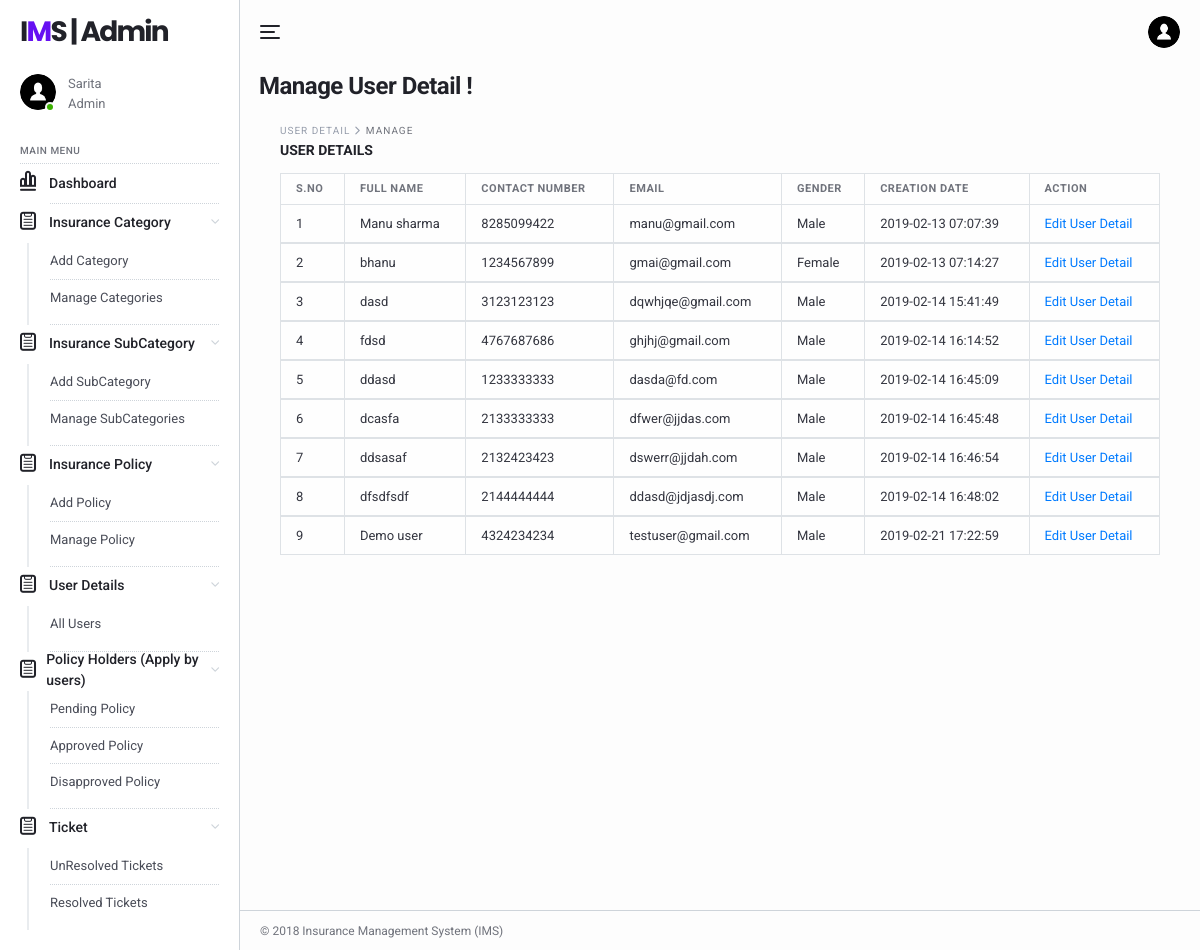
The app's page /ims/admin/user-detail.php (signed in) with its own data.
### tables this page shows
CREATE TABLE `tblimsadmin` (
  `ID` int(11) NOT NULL,
  `AdminName` varchar(120) DEFAULT NULL,
  `AdminUsername` varchar(45) DEFAULT NULL,
  `Password` varchar(45) DEFAULT NULL,
  `AdminRegdate` timestamp NULL DEFAULT CURRENT_TIMESTAMP
);

CREATE TABLE `tbluser` (
  `ID` int(11) NOT NULL,
  `FullName` varchar(120) DEFAULT NULL,
  `ContactNo` bigint(10) DEFAULT NULL,
  `Email` varchar(120) DEFAULT NULL,
  `Gender` enum('Male','Female') DEFAULT NULL,
  `Password` varchar(120) DEFAULT NULL,
  `CreationDate` timestamp NOT NULL DEFAULT CURRENT_TIMESTAMP
);

### ims/admin/user-detail.php (the view, shortened to what this page needs)
<?php
include('includes/dbconnection.php');
if (strlen($_SESSION['aid']==0)) {
  header('location:logout.php');
  } else{
?>
<!DOCTYPE html>
<html lang="en">
  <head>
    <link href="../lib/fontawesome-free/css/all.min.css" rel="stylesheet">
    <link href="../lib/ionicons/css/ionicons.min.css" rel="stylesheet">
    <link href="../lib/typicons.font/typicons.css" rel="stylesheet">
    <link href="../lib/morris.js/morris.css" rel="stylesheet">
    <link href="../lib/flag-icon-css/css/flag-icon.min.css" rel="stylesheet">
    <link href="../lib/jqvmap/jqvmap.min.css" rel="stylesheet">
    <link rel="stylesheet" href="../css/azia.css">
  </head>
  <body class="az-body az-body-sidebar">
<?php include_once('includes/sidebar.php');?>
    <div class="az-content az-content-dashboard-two">
<?php include_once('includes/header.php');?>
      <div class="az-content-header d-block d-md-flex">
        <div>
          <h2 class="az-content-title mg-b-5 mg-b-lg-8">Manage User Detail !</h2>
        </div>
      </div>
      <div class="az-content-body">
     <div class="az-content">
      <div class="container">
        <div class="az-content-body">
          <div class="az-content-breadcrumb">
            <span>User Detail </span>
            <span>Manage</span>
          </div>
          <div class="az-content-label mg-b-5">User Details</div>
          <div class="table-responsive">
            <table class="table table-bordered mg-b-0">
              <thead>
                <tr>
                  <th>S.NO</th>
                  <th>Full Name</th>
                  <th>Contact Number</th>
                   <th>Email</th>
                   <th>Gender</th>
                   <th>Creation Date</th>
                  <th>Action</th>
                </tr>
              </thead>
              <?php
$ret=mysqli_query($con,"select * from  tbluser");
$cnt=1;
while ($row=mysqli_fetch_array($ret)) {
?>
              <tbody>
                <tr>
                  <td><?php echo $cnt;?></td>
                  <td><?php  echo $row['FullName'];?></td>
                  <td><?php  echo $row['ContactNo'];?></td>
                  <td><?php  echo $row['Email'];?></td>
                  <td><?php  echo $row['Gender'];?></td>
                  <td><?php  echo $row['CreationDate'];?></td>
                  <td><a href="edit-userprofile.php?userid=<?php echo $row['ID'];?>">Edit User Detail</a>
                </tr>
                <?php
$cnt=$cnt+1;
}?>
              </tbody>
            </table>
          </div>
            </div>
          </div>
        </div>
      </div>
    <?php include_once('includes/footer.php');?>
    </div>
  </body>
</html>
<?php }  ?>

### ims/admin/includes/sidebar.php
  <div class="az-sidebar">
      <div class="az-sidebar-header">
        <a href="#" class="az-logo">I<span>M</span>S | Admin</a>
      </div>
      <div class="az-sidebar-loggedin">
        <div class="az-img-user online"><img src="../img/user.png" alt=""></div>
        <div class="media-body">
                      <?php
$adminid=$_SESSION['aid'];
$ret=mysqli_query($con,"select AdminName from tblimsadmin where ID='$adminid'");
$row=mysqli_fetch_array($ret);
$name=$row['AdminName'];
?>
                  <span><?php echo $name; ?></span>
          <span>Admin</span>
        </div>
      </div>
      <div class="az-sidebar-body">
        <ul class="nav">
          <li class="nav-label">Main Menu</li>
            <li class="nav-item show">
            <a href="dashboard.php" class="nav-link"><i class="typcn typcn-chart-bar-outline"></i>Dashboard</a>
          </li>
          <li class="nav-item show">
            <a href="#" class="nav-link with-sub"><i class="typcn typcn-clipboard"></i>Insurance Category</a>
            <nav class="nav-sub">
              <a href="add-category.php" class="nav-sub-link">Add Category</a>
              <a href="manage-categories.php" class="nav-sub-link">Manage Categories</a>
            </nav>
          </li>
<li class="nav-item show">
            <a href="#" class="nav-link with-sub"><i class="typcn typcn-clipboard"></i>Insurance SubCategory</a>
            <nav class="nav-sub">
              <a href="add-subcategory.php" class="nav-sub-link">Add SubCategory</a>
              <a href="manage-subcategories.php" class="nav-sub-link">Manage SubCategories</a>
            </nav>
<li class="nav-item show">
            <a href="#" class="nav-link with-sub"><i class="typcn typcn-clipboard"></i>Insurance Policy</a>
            <nav class="nav-sub">
              <a href="policyform.php" class="nav-sub-link">Add Policy</a>
              <a href="manage-policyform.php" class="nav-sub-link">Manage Policy</a>
            </nav>
          </li>
          <li class="nav-item show">
            <a href="" class="nav-link with-sub"><i class="typcn typcn-clipboard"></i>User Details</a>
            <nav class="nav-sub">
              <a href="user-detail.php" class="nav-sub-link">All Users</a>
            </nav>
          </li>
<li class="nav-item show">
            <a href="#" class="nav-link with-sub"><i class="typcn typcn-clipboard"></i>Policy Holders (Apply by users)</a>
            <nav class="nav-sub">
              <a href="pending-policy.php" class="nav-sub-link">Pending Policy</a>
            <a href="approve-policy.php" class="nav-sub-link">Approved Policy</a>
            <a href="disapprove-policy.php" class="nav-sub-link">Disapproved Policy</a>
            </nav>
          </li>
          <li class="nav-item show">
            <a href="" class="nav-link with-sub"><i class="typcn typcn-clipboard"></i>Ticket</a>
            <nav class="nav-sub">
              <a href="unresolved-tickets.php" class="nav-sub-link">UnResolved Tickets</a>
              <a href="resolved-tickets.php" class="nav-sub-link">Resolved Tickets</a>
            </nav>
          </li>
        </ul>
      </div>
    </div>

### records on screen
tblimsadmin: AdminName "Sarita"
tbluser: FullName "Manu sharma", ContactNo "8285099422", Email "manu@gmail.com", Gender "Male", CreationDate "2019-02-13 07:07:39"
tbluser: FullName "bhanu", ContactNo "1234567899", Email "gmai@gmail.com", Gender "Female", CreationDate "2019-02-13 07:14:27"
tbluser: FullName "dasd", ContactNo "3123123123", Email "dqwhjqe@gmail.com", Gender "Male", CreationDate "2019-02-14 15:41:49"
tbluser: FullName "fdsd", ContactNo "4767687686", Email "ghjhj@gmail.com", Gender "Male", CreationDate "2019-02-14 16:14:52"
tbluser: FullName "ddasd", ContactNo "1233333333", Email "dasda@fd.com", Gender "Male", CreationDate "2019-02-14 16:45:09"
tbluser: FullName "dcasfa", ContactNo "2133333333", Email "dfwer@jjdas.com", Gender "Male", CreationDate "2019-02-14 16:45:48"
tbluser: FullName "ddsasaf", ContactNo "2132423423", Email "dswerr@jjdah.com", Gender "Male", CreationDate "2019-02-14 16:46:54"
tbluser: FullName "dfsdfsdf", ContactNo "2144444444", Email "ddasd@jdjasdj.com", Gender "Male", CreationDate "2019-02-14 16:48:02"
tbluser: FullName "Demo user", ContactNo "4324234234", Email "testuser@gmail.com", Gender "Male", CreationDate "2019-02-21 17:22:59"
